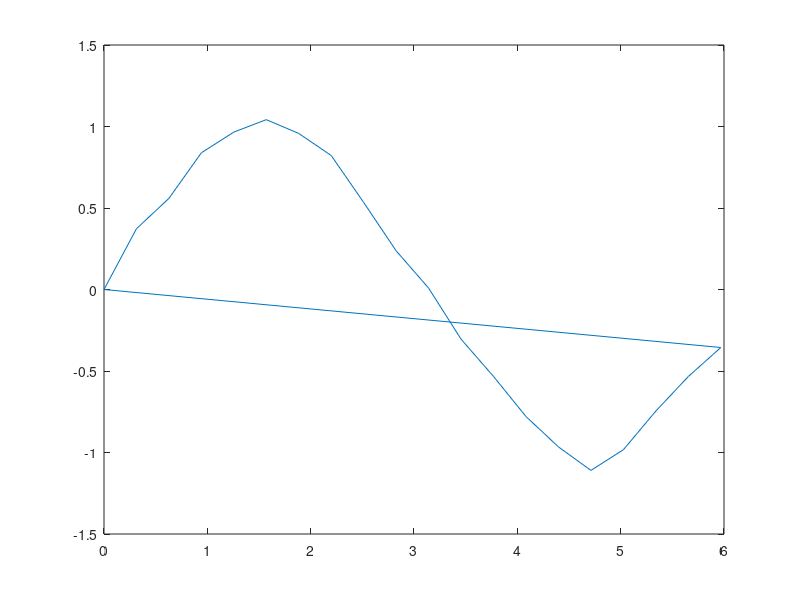
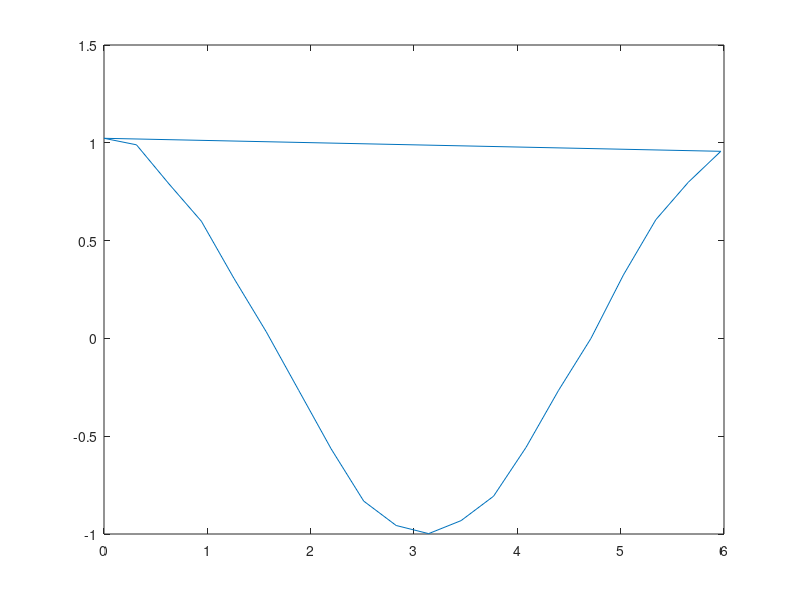

The MATLAB source for these figures, in order:
clear
close all
x=[1.0*2^-127,1.2566366*2^-2,1.2566366*2^-1,1.8849551*2^-1,1.2566366*2^0,1.5707957*2^0,1.8849551*2^0,   1.0995567*2^1,  1.2566366*2^1,   1.4137159*2^1,   1.5707957*2^1,   1.7278753*2^1,   1.8849551*2^1,    1.0210171*2^2,    1.0995567*2^2,   1.1780966*2^2,     1.2566366*2^2,    1.3351763*2^2,    1.4137159*2^2,   1.4922558*2^2,     1.0*2^-127];
y=[1.0230449*2^0,   1.9795505*2^-1,1.5803134*2^-1,   1.197711*2^-1,   1.2309807*2^-2,   1.0646323*2^-5,   -1.0646323*2^-2,   -1.1311719*2^-1,   -1.6634879*2^-1,   -1.913011*2^-1,   -1.9961854*2^-1,   -1.8631063*2^-1,   -1.6135832*2^-1,   -1.1145368*2^-1,   -1.0646323*2^-2,   1.0*2^-127,   1.2975204*2^-2,   1.2143458*2^-1,   1.5969484*2^-1,   1.913011*2^-1,   1.0230449*2^0];

 yy=[ 1.0*2^-127,   1.4910722*2^-2,   1.1183041*2^-1,   1.6774564*2^-1,   1.9316164*2^-1,   1.0420563*2^0,   1.9146728*2^-1,   1.6435688*2^-1,   1.0674724*2^-1,   1.8977287*2^-3,   1.0844163*2^-7,   -1.2199684*2^-2,   -1.0674724*2^-1,   -1.5588485*2^-1,   -1.9316164*2^-1,   -1.1098324*2^0,   -1.9655047*2^-1,   -1.4910722*2^-1,   -1.0674724*2^-1,   -1.4232964*2^-2, 1.0*2^-127];
figure
plot(x,yy)

figure
plot(x,y)
 